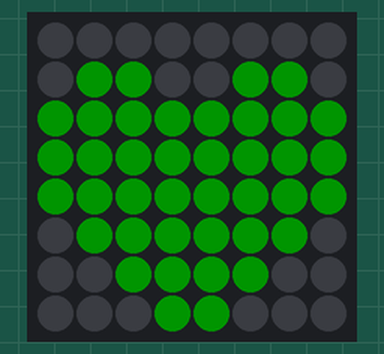
The sketch below on a simulated Arduino Uno, built with avr-gcc and run on an emulated ATmega328P. On the bench: 8×8 RGB LED matrix (first LED top left, wired row by row). Dim RGB values are drawn brighter than linear.

Above: at 0.1 s.

The sketch:

Red-Heart.ino
```cpp
#include <Adafruit_NeoPixel.h>

// Define your matrix size and pin configuration
#define MATRIX_PIN 14
#define MATRIX_WIDTH 8
#define MATRIX_HEIGHT 8
#define NUMPIXELS (MATRIX_WIDTH * MATRIX_HEIGHT)

Adafruit_NeoPixel matrix = Adafruit_NeoPixel(NUMPIXELS, MATRIX_PIN, NEO_GRB + NEO_KHZ800);

// Define the correct heart shape
const uint8_t heartShape[] = {
  0b00000000,  // ........
  0b01100110,  //  **  **
  0b11111111,  // ********
  0b11111111,  // ********
  0b11111111,  // ********
  0b01111110,  //  ******
  0b00111100,  //   ****
  0b00011000   //    **
};

void setup() {
  matrix.begin();
  matrix.setBrightness(20); // Adjust brightness if needed
  matrix.clear();

  drawHeart();

  matrix.show(); // Display the heart
}

void loop() {
  // No continuous updates required as the heart is static
}

// Function to draw the heart using your existing drawing style
void drawHeart() {
  uint32_t color = matrix.Color(0, 255, 0); // Red color GRB For some reason??!
  for (int y = 0; y < 8; y++) {
    for (int x = 0; x < 8; x++) {
      if (heartShape[y] & (1 << (7 - x))) {
        drawPixel(x, y, color);
      }
    }
  }
}

// Function to draw a single pixel on the matrix
void drawPixel(int x, int y, uint32_t color) {
  int pixelIndex = y * MATRIX_WIDTH + x;
  matrix.setPixelColor(pixelIndex, color);
}
```
